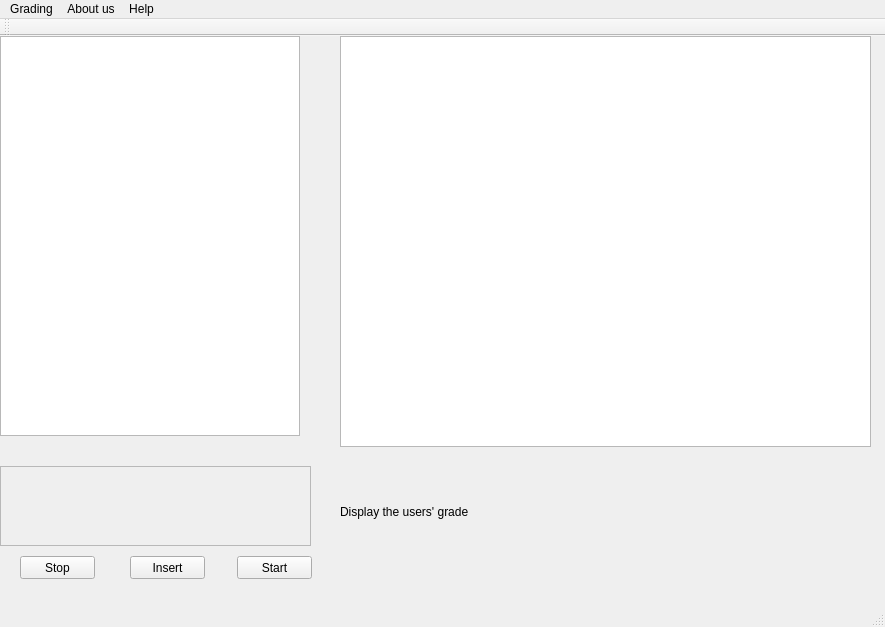
<?xml version="1.0" encoding="UTF-8"?>
<ui version="4.0">
 <class>CKinectReadClass</class>
 <widget class="QMainWindow" name="CKinectReadClass">
  <property name="geometry">
   <rect>
    <x>0</x>
    <y>0</y>
    <width>885</width>
    <height>627</height>
   </rect>
  </property>
  <property name="windowTitle">
   <string>CKinectRead</string>
  </property>
  <widget class="QWidget" name="centralWidget">
   <widget class="QGraphicsView" name="userView">
    <property name="geometry">
     <rect>
      <x>340</x>
      <y>0</y>
      <width>531</width>
      <height>411</height>
     </rect>
    </property>
   </widget>
   <widget class="QLabel" name="Grade">
    <property name="geometry">
     <rect>
      <x>340</x>
      <y>440</y>
      <width>541</width>
      <height>71</height>
     </rect>
    </property>
    <property name="text">
     <string>Display the users' grade</string>
    </property>
   </widget>
   <widget class="QPushButton" name="stop">
    <property name="geometry">
     <rect>
      <x>20</x>
      <y>520</y>
      <width>75</width>
      <height>23</height>
     </rect>
    </property>
    <property name="text">
     <string>Stop</string>
    </property>
   </widget>
   <widget class="QPushButton" name="start">
    <property name="geometry">
     <rect>
      <x>237</x>
      <y>520</y>
      <width>75</width>
      <height>23</height>
     </rect>
    </property>
    <property name="text">
     <string>Start</string>
    </property>
   </widget>
   <widget class="QScrollArea" name="Advices">
    <property name="geometry">
     <rect>
      <x>0</x>
      <y>430</y>
      <width>311</width>
      <height>80</height>
     </rect>
    </property>
    <property name="widgetResizable">
     <bool>true</bool>
    </property>
    <widget class="QWidget" name="scrollAreaWidgetContents">
     <property name="geometry">
      <rect>
       <x>0</x>
       <y>0</y>
       <width>309</width>
       <height>78</height>
      </rect>
     </property>
    </widget>
   </widget>
   <widget class="QGraphicsView" name="OpenGLView">
    <property name="geometry">
     <rect>
      <x>0</x>
      <y>0</y>
      <width>300</width>
      <height>400</height>
     </rect>
    </property>
   </widget>
   <widget class="QPushButton" name="breakpoint">
    <property name="geometry">
     <rect>
      <x>130</x>
      <y>520</y>
      <width>75</width>
      <height>23</height>
     </rect>
    </property>
    <property name="text">
     <string>Insert</string>
    </property>
   </widget>
  </widget>
  <widget class="QMenuBar" name="menuBar">
   <property name="geometry">
    <rect>
     <x>0</x>
     <y>0</y>
     <width>885</width>
     <height>23</height>
    </rect>
   </property>
   <widget class="QMenu" name="menuStart">
    <property name="title">
     <string>Grading</string>
    </property>
    <addaction name="actionRecord"/>
    <addaction name="actionStop"/>
    <addaction name="separator"/>
   </widget>
   <widget class="QMenu" name="menuAbout_us">
    <property name="title">
     <string>About us</string>
    </property>
   </widget>
   <widget class="QMenu" name="menuHelp">
    <property name="title">
     <string>Help</string>
    </property>
   </widget>
   <addaction name="menuStart"/>
   <addaction name="menuAbout_us"/>
   <addaction name="menuHelp"/>
  </widget>
  <widget class="QToolBar" name="mainToolBar">
   <attribute name="toolBarArea">
    <enum>TopToolBarArea</enum>
   </attribute>
   <attribute name="toolBarBreak">
    <bool>false</bool>
   </attribute>
  </widget>
  <widget class="QStatusBar" name="statusBar"/>
  <action name="actionRecord">
   <property name="text">
    <string>Show Grade</string>
   </property>
  </action>
  <action name="actionStop">
   <property name="text">
    <string>Exit</string>
   </property>
  </action>
 </widget>
 <layoutdefault spacing="6" margin="11"/>
 <resources>
  <include location="ckinectread.qrc"/>
 </resources>
 <connections>
  <connection>
   <sender>start</sender>
   <signal>clicked()</signal>
   <receiver>CKinectReadClass</receiver>
   <slot>startRecord()</slot>
   <hints>
    <hint type="sourcelabel">
     <x>189</x>
     <y>568</y>
    </hint>
    <hint type="destinationlabel">
     <x>547</x>
     <y>564</y>
    </hint>
   </hints>
  </connection>
  <connection>
   <sender>stop</sender>
   <signal>clicked()</signal>
   <receiver>CKinectReadClass</receiver>
   <slot>stopRecord()</slot>
   <hints>
    <hint type="sourcelabel">
     <x>64</x>
     <y>569</y>
    </hint>
    <hint type="destinationlabel">
     <x>500</x>
     <y>584</y>
    </hint>
   </hints>
  </connection>
 </connections>
 <slots>
  <slot>startRecord()</slot>
  <slot>stopRecord()</slot>
 </slots>
</ui>
